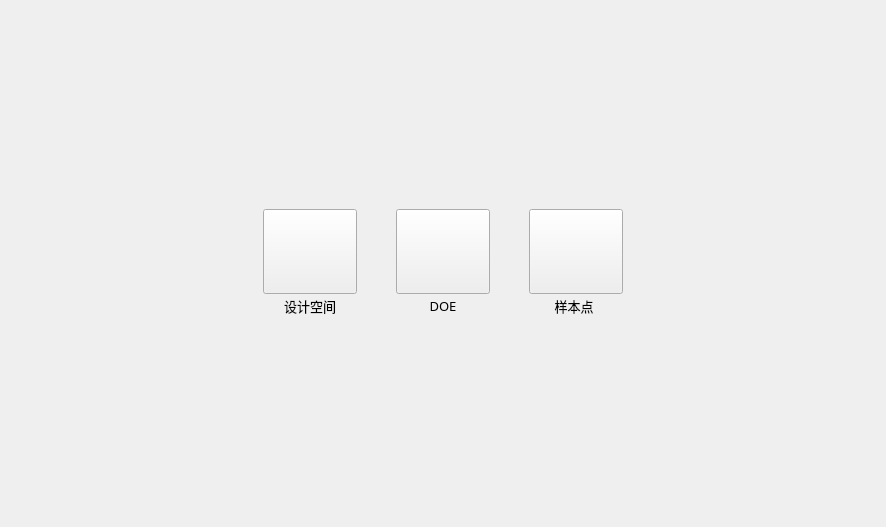
<?xml version="1.0" encoding="UTF-8"?>
<ui version="4.0">
 <class>Form</class>
 <widget class="QWidget" name="Form">
  <property name="geometry">
   <rect>
    <x>0</x>
    <y>0</y>
    <width>886</width>
    <height>527</height>
   </rect>
  </property>
  <property name="windowTitle">
   <string>Form</string>
  </property>
  <layout class="QGridLayout" name="gridLayout_2" rowstretch="1,0,1">
   <item row="0" column="2">
    <spacer name="verticalSpacer_6">
     <property name="orientation">
      <enum>Qt::Vertical</enum>
     </property>
     <property name="sizeHint" stdset="0">
      <size>
       <width>20</width>
       <height>219</height>
      </size>
     </property>
    </spacer>
   </item>
   <item row="1" column="0">
    <spacer name="horizontalSpacer">
     <property name="orientation">
      <enum>Qt::Horizontal</enum>
     </property>
     <property name="sizeHint" stdset="0">
      <size>
       <width>175</width>
       <height>20</height>
      </size>
     </property>
    </spacer>
   </item>
   <item row="1" column="1" colspan="2">
    <layout class="QGridLayout" name="gridLayout">
     <property name="spacing">
      <number>0</number>
     </property>
     <item row="0" column="0" rowspan="3" colspan="2">
      <widget class="QPushButton" name="pushButton_4">
       <property name="minimumSize">
        <size>
         <width>94</width>
         <height>85</height>
        </size>
       </property>
       <property name="maximumSize">
        <size>
         <width>94</width>
         <height>85</height>
        </size>
       </property>
       <property name="styleSheet">
        <string notr="true"/>
       </property>
       <property name="text">
        <string/>
       </property>
       <property name="icon">
        <iconset resource="../../../icons.qrc">
         <normaloff>:/pic/icons/示意图_设计空间.png</normaloff>:/pic/icons/示意图_设计空间.png</iconset>
       </property>
       <property name="iconSize">
        <size>
         <width>94</width>
         <height>85</height>
        </size>
       </property>
      </widget>
     </item>
     <item row="0" column="4" rowspan="3">
      <widget class="QPushButton" name="pushButton_3">
       <property name="minimumSize">
        <size>
         <width>94</width>
         <height>85</height>
        </size>
       </property>
       <property name="maximumSize">
        <size>
         <width>94</width>
         <height>85</height>
        </size>
       </property>
       <property name="styleSheet">
        <string notr="true"/>
       </property>
       <property name="text">
        <string/>
       </property>
       <property name="icon">
        <iconset resource="../../../icons.qrc">
         <normaloff>:/pic/icons/示意图_样本点.png</normaloff>:/pic/icons/示意图_样本点.png</iconset>
       </property>
       <property name="iconSize">
        <size>
         <width>114</width>
         <height>89</height>
        </size>
       </property>
      </widget>
     </item>
     <item row="1" column="1" rowspan="2">
      <layout class="QVBoxLayout" name="verticalLayout">
       <item>
        <spacer name="verticalSpacer_2">
         <property name="orientation">
          <enum>Qt::Vertical</enum>
         </property>
         <property name="sizeHint" stdset="0">
          <size>
           <width>20</width>
           <height>17</height>
          </size>
         </property>
        </spacer>
       </item>
       <item>
        <widget class="QPushButton" name="pushButton_5">
         <property name="minimumSize">
          <size>
           <width>39</width>
           <height>10</height>
          </size>
         </property>
         <property name="maximumSize">
          <size>
           <width>39</width>
           <height>10</height>
          </size>
         </property>
         <property name="styleSheet">
          <string notr="true">background-color:transparent;
border:None;</string>
         </property>
         <property name="text">
          <string/>
         </property>
         <property name="icon">
          <iconset resource="../../../icons.qrc">
           <normaloff>:/pic/icons/示意图_大向右箭头.png</normaloff>:/pic/icons/示意图_大向右箭头.png</iconset>
         </property>
         <property name="iconSize">
          <size>
           <width>39</width>
           <height>10</height>
          </size>
         </property>
        </widget>
       </item>
       <item>
        <spacer name="verticalSpacer_3">
         <property name="orientation">
          <enum>Qt::Vertical</enum>
         </property>
         <property name="sizeHint" stdset="0">
          <size>
           <width>20</width>
           <height>17</height>
          </size>
         </property>
        </spacer>
       </item>
      </layout>
     </item>
     <item row="1" column="2" rowspan="3" colspan="2">
      <widget class="QPushButton" name="pushButton_2">
       <property name="minimumSize">
        <size>
         <width>94</width>
         <height>85</height>
        </size>
       </property>
       <property name="maximumSize">
        <size>
         <width>94</width>
         <height>85</height>
        </size>
       </property>
       <property name="styleSheet">
        <string notr="true"/>
       </property>
       <property name="text">
        <string/>
       </property>
       <property name="icon">
        <iconset resource="../../../icons.qrc">
         <normaloff>:/pic/icons/示意图_DOE.png</normaloff>:/pic/icons/示意图_DOE.png</iconset>
       </property>
       <property name="iconSize">
        <size>
         <width>108</width>
         <height>89</height>
        </size>
       </property>
      </widget>
     </item>
     <item row="2" column="3">
      <layout class="QVBoxLayout" name="verticalLayout_2">
       <item>
        <spacer name="verticalSpacer_4">
         <property name="orientation">
          <enum>Qt::Vertical</enum>
         </property>
         <property name="sizeHint" stdset="0">
          <size>
           <width>20</width>
           <height>17</height>
          </size>
         </property>
        </spacer>
       </item>
       <item>
        <widget class="QPushButton" name="pushButton_6">
         <property name="minimumSize">
          <size>
           <width>39</width>
           <height>10</height>
          </size>
         </property>
         <property name="maximumSize">
          <size>
           <width>39</width>
           <height>10</height>
          </size>
         </property>
         <property name="styleSheet">
          <string notr="true">background-color:transparent;
border:None;</string>
         </property>
         <property name="text">
          <string/>
         </property>
         <property name="icon">
          <iconset resource="../../../icons.qrc">
           <normaloff>:/pic/icons/示意图_大向右箭头.png</normaloff>:/pic/icons/示意图_大向右箭头.png</iconset>
         </property>
         <property name="iconSize">
          <size>
           <width>39</width>
           <height>10</height>
          </size>
         </property>
        </widget>
       </item>
       <item>
        <spacer name="verticalSpacer_5">
         <property name="orientation">
          <enum>Qt::Vertical</enum>
         </property>
         <property name="sizeHint" stdset="0">
          <size>
           <width>20</width>
           <height>17</height>
          </size>
         </property>
        </spacer>
       </item>
      </layout>
     </item>
     <item row="3" column="0" rowspan="2">
      <widget class="QLabel" name="label_5">
       <property name="minimumSize">
        <size>
         <width>94</width>
         <height>24</height>
        </size>
       </property>
       <property name="maximumSize">
        <size>
         <width>94</width>
         <height>24</height>
        </size>
       </property>
       <property name="font">
        <font>
         <family>Microsoft YaHei</family>
         <pointsize>10</pointsize>
        </font>
       </property>
       <property name="text">
        <string>设计空间</string>
       </property>
       <property name="alignment">
        <set>Qt::AlignCenter</set>
       </property>
      </widget>
     </item>
     <item row="3" column="4" rowspan="2">
      <widget class="QLabel" name="label_4">
       <property name="minimumSize">
        <size>
         <width>90</width>
         <height>24</height>
        </size>
       </property>
       <property name="maximumSize">
        <size>
         <width>90</width>
         <height>24</height>
        </size>
       </property>
       <property name="font">
        <font>
         <family>Microsoft YaHei</family>
         <pointsize>10</pointsize>
        </font>
       </property>
       <property name="text">
        <string>样本点</string>
       </property>
       <property name="alignment">
        <set>Qt::AlignCenter</set>
       </property>
      </widget>
     </item>
     <item row="4" column="2">
      <widget class="QLabel" name="label_3">
       <property name="minimumSize">
        <size>
         <width>94</width>
         <height>24</height>
        </size>
       </property>
       <property name="maximumSize">
        <size>
         <width>94</width>
         <height>24</height>
        </size>
       </property>
       <property name="font">
        <font>
         <family>Microsoft YaHei</family>
         <pointsize>10</pointsize>
        </font>
       </property>
       <property name="text">
        <string>DOE</string>
       </property>
       <property name="alignment">
        <set>Qt::AlignCenter</set>
       </property>
      </widget>
     </item>
    </layout>
   </item>
   <item row="1" column="3">
    <spacer name="horizontalSpacer_2">
     <property name="orientation">
      <enum>Qt::Horizontal</enum>
     </property>
     <property name="sizeHint" stdset="0">
      <size>
       <width>174</width>
       <height>20</height>
      </size>
     </property>
    </spacer>
   </item>
   <item row="2" column="1">
    <spacer name="verticalSpacer">
     <property name="orientation">
      <enum>Qt::Vertical</enum>
     </property>
     <property name="sizeHint" stdset="0">
      <size>
       <width>20</width>
       <height>219</height>
      </size>
     </property>
    </spacer>
   </item>
  </layout>
 </widget>
 <resources>
  <include location="../../../icons.qrc"/>
 </resources>
 <connections/>
</ui>
